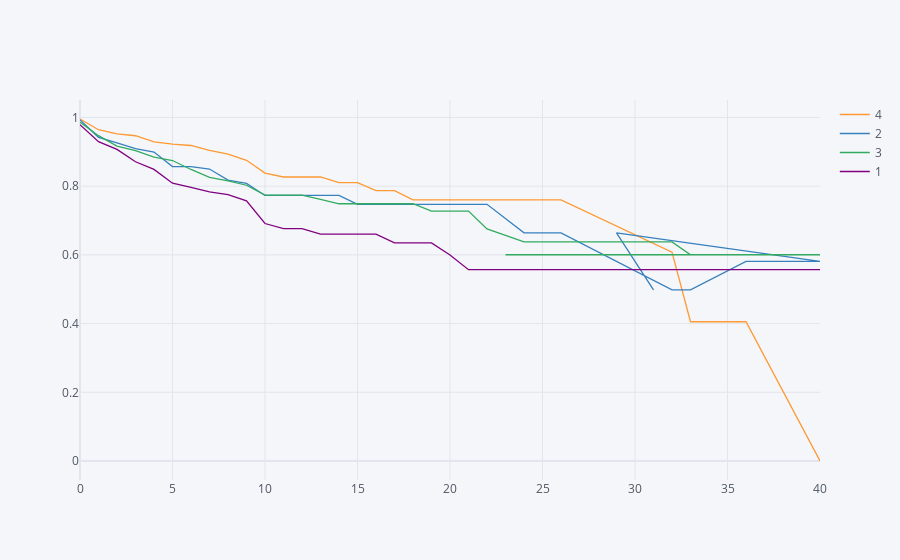

Notebook code cell kept with this figure:
### Markdown cell above
## 6. Let's find out how job satisfaction affects retention rates. Generate and plot survival curves for each level of job satisfaction by number of years at the company.

### Code cell
survival(data, 'JobSatisfaction', 'YearsAtCompany', 'Attrition').iplot()

### Figure 1 — Plotly figure (JSON) as saved in the notebook; plotly's stock layout.template omitted (floating-point values rounded to 4 significant figures)
{"data": [{"line": {"color": "rgba(255, 153, 51, 1.0)", "dash": "solid", "shape": "linear", "width": 1.3}, "mode": "lines", "name": "4", "text": "", "type": "scatter", "x": [0, 1, 2, 3, 4, 5, 6, 7, 8, 9, 10, 11, 12, 13, 14, 15, 16, 17, 18, 19, 20, 21, 22, 24, 25, 26, 32, 33, 36, 40, 29, 31, 23, 27, 30, 37, 34], "y": [0.9956, 0.9645, 0.9523, 0.9469, 0.929, 0.9226, 0.9185, 0.9043, 0.8933, 0.8754, 0.838, 0.8268, 0.8268, 0.8268, 0.8103, 0.8103, 0.7872, 0.7872, 0.76, 0.76, 0.76, 0.76, 0.76, 0.76, 0.76, 0.76, 0.608, 0.4053, 0.4053, 0, "", "", "", "", "", "", ""]}, {"line": {"color": "rgba(55, 128, 191, 1.0)", "dash": "solid", "shape": "linear", "width": 1.3}, "mode": "lines", "name": "2", "text": "", "type": "scatter", "x": [0, 1, 2, 3, 4, 5, 6, 7, 8, 9, 10, 11, 12, 13, 14, 15, 16, 17, 18, 19, 20, 21, 22, 24, 25, 26, 32, 33, 36, 40, 29, 31, 23, 27, 30, 37, 34], "y": [0.9929, 0.9423, 0.9263, 0.9091, 0.8996, 0.8573, 0.8573, 0.85, 0.8179, 0.8083, 0.7731, 0.7731, 0.7731, 0.7731, 0.7731, 0.7474, 0.7474, 0.7474, 0.7474, 0.7474, 0.7474, 0.7474, 0.7474, 0.6643, 0.6643, 0.6643, 0.4983, 0.4983, 0.5813, 0.5813, 0.6643, 0.4983, "", "", "", "", ""]}, {"line": {"color": "rgba(50, 171, 96, 1.0)", "dash": "solid", "shape": "linear", "width": 1.3}, "mode": "lines", "name": "3", "text": "", "type": "scatter", "x": [0, 1, 2, 3, 4, 5, 6, 7, 8, 9, 10, 11, 12, 13, 14, 15, 16, 17, 18, 19, 20, 21, 22, 24, 25, 26, 32, 33, 36, 40, 29, 31, 23, 27, 30, 37, 34], "y": [0.9864, 0.9471, 0.917, 0.9033, 0.8849, 0.8748, 0.8487, 0.8259, 0.8157, 0.8028, 0.7739, 0.7739, 0.7739, 0.7618, 0.7489, 0.7489, 0.7489, 0.7489, 0.7489, 0.7275, 0.7275, 0.7275, 0.6755, 0.638, 0.638, 0.638, 0.638, 0.6005, 0.6005, 0.6005, 0.6005, 0.6005, 0.6005, 0.6005, 0.6005, 0.6005, ""]}, {"line": {"color": "rgba(128, 0, 128, 1.0)", "dash": "solid", "shape": "linear", "width": 1.3}, "mode": "lines", "name": "1", "text": "", "type": "scatter", "x": [0, 1, 2, 3, 4, 5, 6, 7, 8, 9, 10, 11, 12, 13, 14, 15, 16, 17, 18, 19, 20, 21, 22, 24, 25, 26, 32, 33, 36, 40, 29, 31, 23, 27, 30, 37, 34], "y": [0.9792, 0.9297, 0.9071, 0.8711, 0.8489, 0.8087, 0.7965, 0.7833, 0.7752, 0.7572, 0.6913, 0.6766, 0.6766, 0.6605, 0.6605, 0.6605, 0.6605, 0.6351, 0.6351, 0.6351, 0.5998, 0.557, 0.557, 0.557, 0.557, 0.557, 0.557, 0.557, 0.557, 0.557, 0.557, 0.557, 0.557, 0.557, 0.557, 0.557, 0.557]}], "layout": {"legend": {"bgcolor": "#F5F6F9", "font": {"color": "#4D5663"}}, "paper_bgcolor": "#F5F6F9", "plot_bgcolor": "#F5F6F9", "title": {"font": {"color": "#4D5663"}}, "xaxis": {"gridcolor": "#E1E5ED", "showgrid": true, "tickfont": {"color": "#4D5663"}, "title": {"font": {"color": "#4D5663"}, "text": ""}, "zerolinecolor": "#E1E5ED"}, "yaxis": {"gridcolor": "#E1E5ED", "showgrid": true, "tickfont": {"color": "#4D5663"}, "title": {"font": {"color": "#4D5663"}, "text": ""}, "zerolinecolor": "#E1E5ED"}}}
